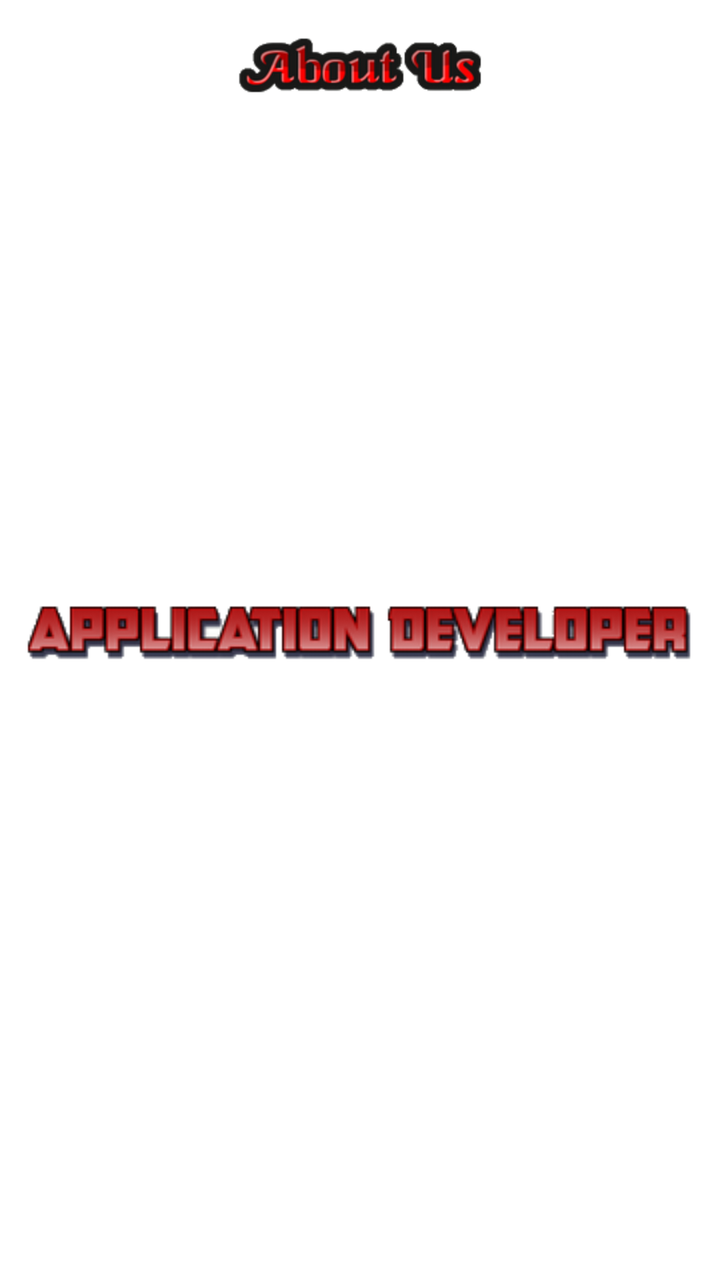
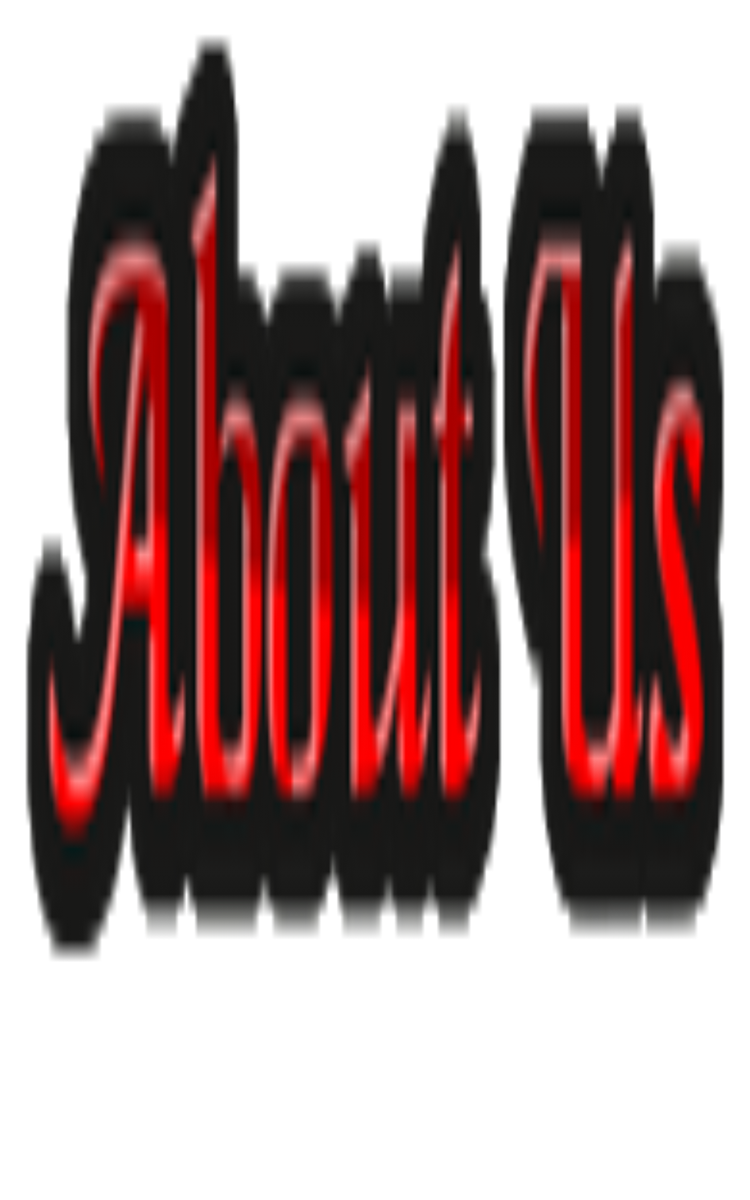

First picture: res/layout/ on a phone held upright. Second picture: the repository's own variant of that layout, on a device whose configuration matches the variant's folder. Source for both follows.
<!-- AndroidManifest.xml: application theme MyTheme -->
<!-- res/layout/about.xml -->
<?xml version="1.0" encoding="utf-8"?>

<RelativeLayout xmlns:android="http://schemas.android.com/apk/res/android"
    android:layout_width="match_parent"
    android:layout_height="match_parent"
    >

    <ImageView
        android:id="@+id/imageView1"
        android:layout_width="wrap_content"
        android:layout_height="wrap_content"
        android:layout_alignParentTop="true"
        android:layout_centerHorizontal="true"
        android:layout_marginTop="18dp"
        android:src="@drawable/about" />

    <ImageView
        android:id="@+id/imageView2"
        android:layout_width="wrap_content"
        android:layout_height="wrap_content"
        android:layout_alignLeft="@+id/imageView1"
        android:layout_below="@+id/imageView1"
        android:src="@drawable/news" />

    <ImageView
        android:id="@+id/imageView3"
        android:layout_width="wrap_content"
        android:layout_height="wrap_content"
        android:layout_centerHorizontal="true"
        android:layout_centerVertical="true"
        android:src="@drawable/app1" />

</RelativeLayout>
<!-- resources referenced by this layout -->
<resources>
  <!-- drawable about: png bitmap (drawable-hdpi, 10583 bytes) -->
  <!-- drawable app1: png bitmap (drawable-mdpi, 15577 bytes) -->
  <style name="MyTheme" parent="android:Theme.Holo.Light">
          <item name="android:actionBarStyle">@style/MyActionBar</item>
      </style>
  <style name="MyActionBar" parent="@android:style/Widget.Holo.Light.ActionBar">
          <item name="android:background">#ef5b7d</item>
      </style>
</resources>
<!-- res/layout-large/about.xml (the repository's variant of the layout above) -->
<!-- drawn on a 7-inch tablet held upright -->
<?xml version="1.0" encoding="utf-8"?>

<RelativeLayout xmlns:android="http://schemas.android.com/apk/res/android"
    android:layout_width="match_parent"
    android:layout_height="match_parent"
    android:background="@drawable/about" >
    

</RelativeLayout>
<!-- resources referenced by the variant -->
<!-- as a 7-inch tablet held upright resolves them -->
<resources>
  <!-- drawable about: png bitmap (drawable-hdpi, 10583 bytes) -->
  <style name="MyTheme" parent="android:Theme.Holo.Light">
          <item name="android:actionBarStyle">@style/MyActionBar</item>
      </style>
  <style name="MyActionBar" parent="@android:style/Widget.Holo.Light.ActionBar">
          <item name="android:background">#ef5b7d</item>
      </style>
</resources>
